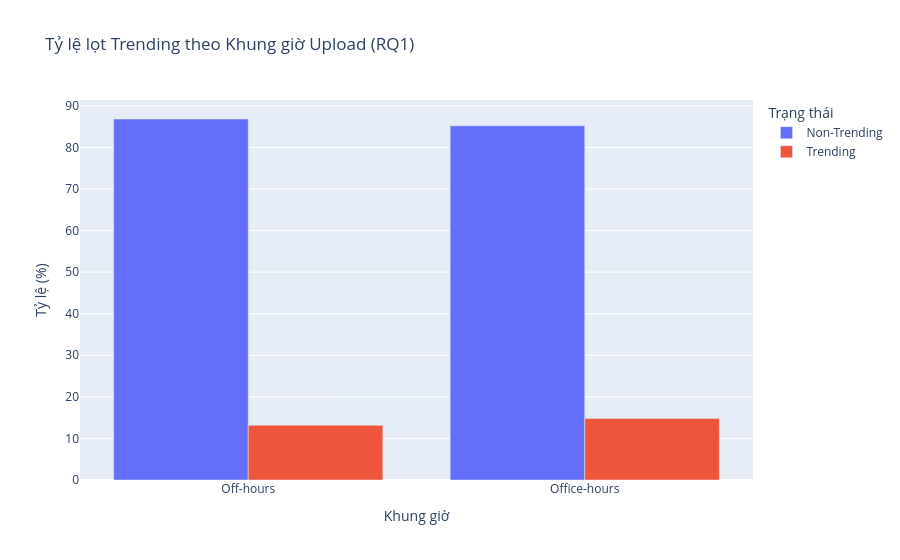

This figure's notebook cell:
### Code cell
import pandas as pd
import plotly.express as px
from scipy.stats import chi2_contingency
from sqlalchemy import create_engine
import warnings
warnings.filterwarnings('ignore')

print("1. ĐANG HÚT DỮ LIỆU CHO RQ1...")
PG_URI = "postgresql+psycopg2://youtube_user:youtube_pass@localhost:5432/youtube_analysis"
engine = create_engine(PG_URI)

query_rq1 = """
WITH latest_metrics AS (
    SELECT video_id, is_trending, ROW_NUMBER() OVER(PARTITION BY video_id ORDER BY crawled_at DESC) as rn
    FROM fact_youtube_metrics
)
SELECT d.video_id, d.time_block, f.is_trending
FROM dim_video d
JOIN latest_metrics f ON d.video_id = f.video_id
WHERE f.rn = 1 AND d.time_block IS NOT NULL;
"""
df_rq1 = pd.read_sql(query_rq1, engine)

print("2. KIỂM ĐỊNH THỐNG KÊ CHI-SQUARE...")
# Lập bảng chéo (Crosstab) đếm số lượng video
contingency_table = pd.crosstab(df_rq1['time_block'], df_rq1['is_trending'])

# Chạy kiểm định Chi-Square
chi2, p_val, dof, expected = chi2_contingency(contingency_table)

print("-" * 50)
print(f"P-value (Chi-Square) = {p_val:.10f}")
if p_val < 0.05:
    print("✅ CÓ MỐI LIÊN HỆ: Khung giờ đăng tải CÓ ảnh hưởng đến tỷ lệ lọt Trending.")
else:
    print("❌ ĐỘC LẬP: Khung giờ đăng tải KHÔNG ảnh hưởng đến việc lọt Trending.")

print("\n3. VẼ BIỂU ĐỒ TỶ TRỌNG...")
# Tính tỷ lệ % lọt Trending trong từng khung giờ
df_pct = contingency_table.div(contingency_table.sum(axis=1), axis=0) * 100
df_pct = df_pct.reset_index().melt(id_vars='time_block', value_name='percentage')

# Đổi tên cho đẹp trên biểu đồ
df_pct['is_trending'] = df_pct['is_trending'].map({True: 'Trending', False: 'Non-Trending'})

fig_rq1 = px.bar(
    df_pct, 
    x="time_block", 
    y="percentage", 
    color="is_trending",
    title="Tỷ lệ lọt Trending theo Khung giờ Upload (RQ1)",
    labels={"time_block": "Khung giờ", "percentage": "Tỷ lệ (%)", "is_trending": "Trạng thái"},
    barmode="group",
    color_discrete_map={'Trending': '#ef553b', 'Non-Trending': '#636efa'}
)
fig_rq1.update_layout(yaxis_title="Tỷ lệ (%)")
fig_rq1.show()

### Figure 1 — Plotly figure (JSON) as saved in the notebook; plotly's stock layout.template omitted (floating-point values rounded to 4 significant figures)
{"data": [{"alignmentgroup": "True", "hovertemplate": "Trạng thái=Non-Trending<br>Khung giờ=%{x}<br>Tỷ lệ (%)=%{y}<extra></extra>", "legendgroup": "Non-Trending", "marker": {"color": "#636efa", "pattern": {"shape": ""}}, "name": "Non-Trending", "offsetgroup": "Non-Trending", "orientation": "v", "showlegend": true, "textposition": "auto", "type": "bar", "x": ["Off-hours", "Office-hours"], "xaxis": "x", "y": [86.83, 85.19], "yaxis": "y"}, {"alignmentgroup": "True", "hovertemplate": "Trạng thái=Trending<br>Khung giờ=%{x}<br>Tỷ lệ (%)=%{y}<extra></extra>", "legendgroup": "Trending", "marker": {"color": "#ef553b", "pattern": {"shape": ""}}, "name": "Trending", "offsetgroup": "Trending", "orientation": "v", "showlegend": true, "textposition": "auto", "type": "bar", "x": ["Off-hours", "Office-hours"], "xaxis": "x", "y": [13.17, 14.81], "yaxis": "y"}], "layout": {"barmode": "group", "legend": {"title": {"text": "Trạng thái"}, "tracegroupgap": 0}, "title": {"text": "Tỷ lệ lọt Trending theo Khung giờ Upload (RQ1)"}, "xaxis": {"anchor": "y", "domain": [0, 1], "title": {"text": "Khung giờ"}}, "yaxis": {"anchor": "x", "domain": [0, 1], "title": {"text": "Tỷ lệ (%)"}}}}
